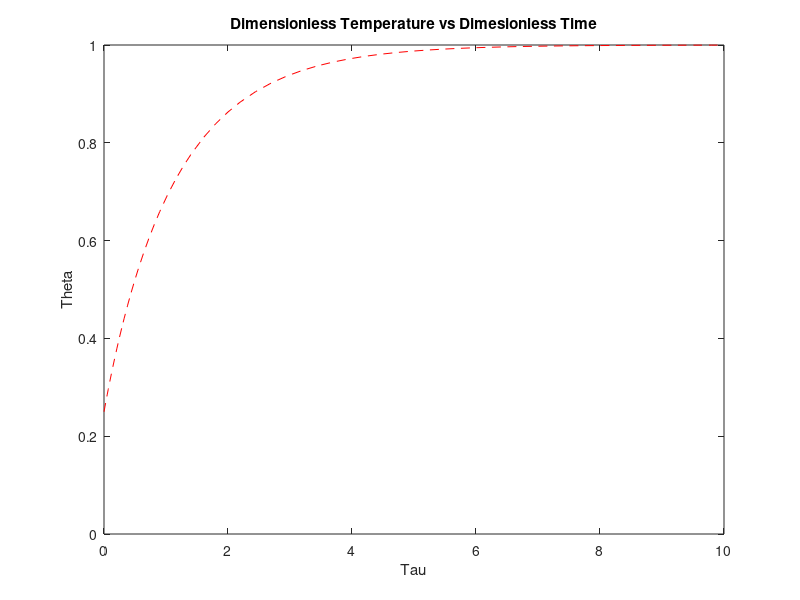
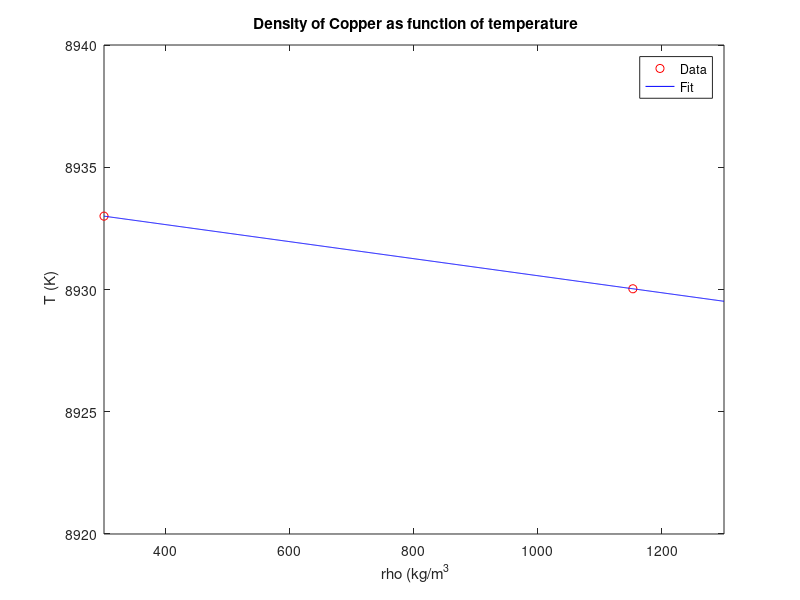

Write MATLAB code to recreate these figures, in order.
%Problem 2
clear all
clc
%To write the function in a dimesionless form, we need use the constants
%given to have a units of (s/K) to cancel that of the original equation
%dT/dt
% That can be achieved by multiplying the right hand side of the equation
% by (rho * d/(2*sigma)) * (cp(T)/ Tf^4)
% Therefor, the dimesionless function will not have sigma, d, or rho
sigma = 5.676*10^-8; %W/m^2/K^4
Tf    = 1200;        %K
rho   = 8933;        %kg/m^3
d     = 0.002;       %m
alpha = 355.2;       %cp constant
beta  =0.1004;       %cp constant
theta0= 300/Tf;      %dimensionless
tau1  = 10;
%where tau = t/ ((rho * d/(2*sigma)) * (cp(T)/ Tf^3))

thetadot=@(tau, theta)[((Tf^4 *(1-theta))/ (alpha +2 *beta *theta *Tf)) *(alpha + beta* theta *Tf)/Tf^4];

[tau,theta] = ode45(thetadot, [0 tau1], theta0);

%Part A
disp('part A')
plot(tau, theta,'r--'), title('Dimensionless Temperature vs Dimesionless Time');ylabel('Theta');xlabel('Tau');axis([0 tau1 0 1]);

%Part B
disp('Part B')
%Let's assume that the density function can be modeled as p(T) = a* T + b 
% We can use two data points from the problem statement and the literature:
rhol =[8933; 8930.03];
Tl   =[300; 1153]; 
A   =[Tl, ones(2,1)];
b   = rhol;
% We can use linear regression to find the the parameters of the proposed
% model 
p=inv(A)*rhol;
Tfit=[300:1:1300]; %K
a=p(1);
b=p(2);
rhofit = a*Tfit+b;
figure()
plot(Tl, rhol,'ro', Tfit, rhofit,'-b')
title(' Density of Copper as function of temperature')
xlabel(' rho (kg/m^3')
ylabel(' T (K)')
legend('Data', 'Fit')
axis([300 1300 8920 8940])
disp('The density of copper varies from 8900 to 8950 kg/m^3, depending on the thermomechanical history. The effect of heating on the metal is not as significant as that of cold work as cold work generates more vacancies and dislocations.  In the literature, the densities of copper at 303K, 1153K, and 1308K are: 89.3E2, 8930.03, and 8927.6 kg/m^3. Hence, it can be argued that it is safe to assume that the density of copper for our operating range (300K-1200K) is constant. Reference: [Copper and Copper Alloys , ISBN-10: 0871707268]')
disp('Also, as shown in the plot above, there is a very slight change in the desnity over our entire range, therefore, it can be assumed that the density is independant of temperature')
